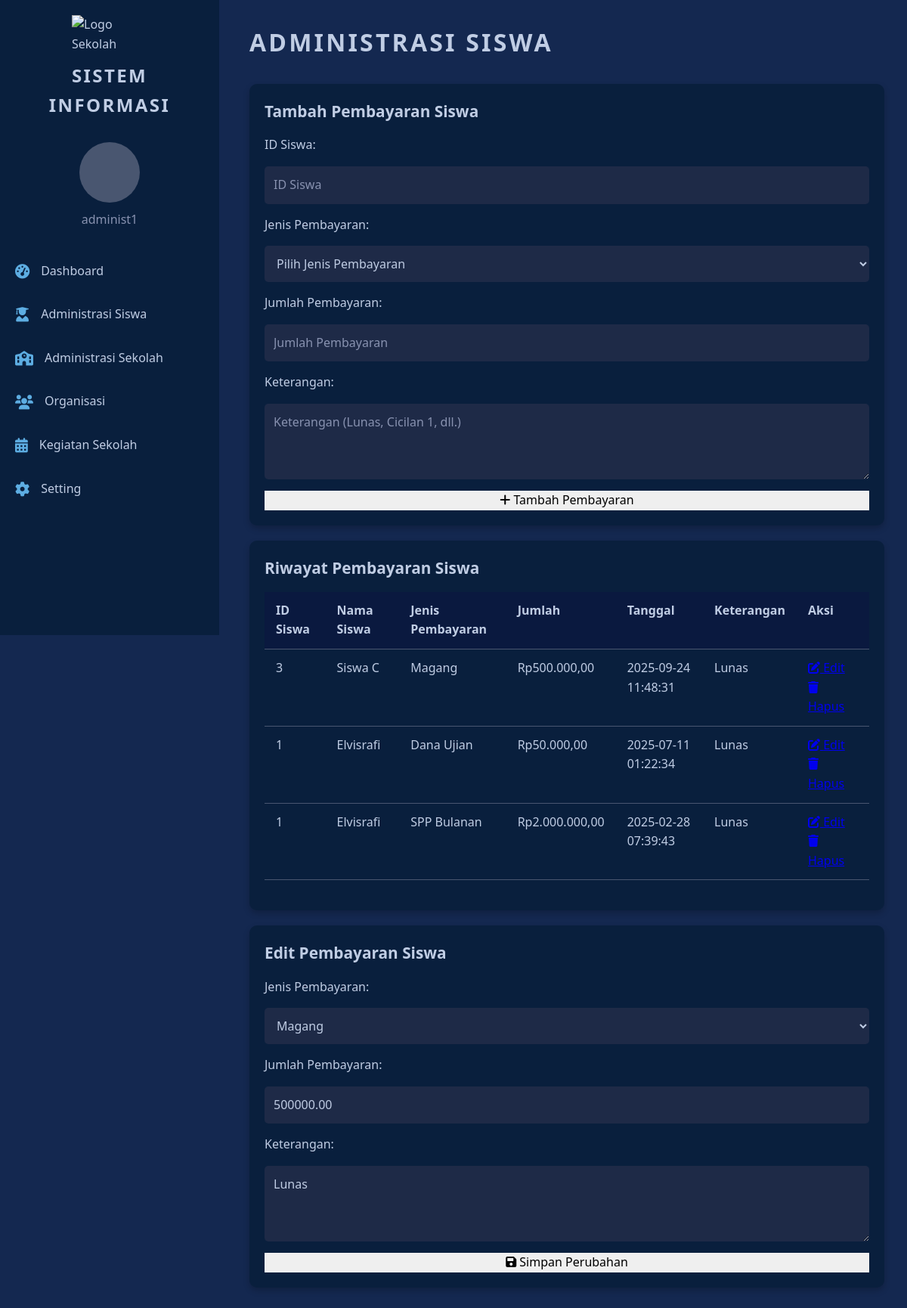
The app's page /administrasi_siswa.php?edit_payment_id=3 (signed in) with its own data.
### tables this page shows
CREATE TABLE `payments` (
  `id` int(11) NOT NULL,
  `student_id` int(11) NOT NULL,
  `amount` decimal(10,2) NOT NULL,
  `date` timestamp NOT NULL DEFAULT current_timestamp(),
  `keterangan` varchar(255) DEFAULT NULL,
  `administrasi_id` int(11) DEFAULT NULL
);

CREATE TABLE `students` (
  `id` int(11) NOT NULL,
  `name` varchar(100) NOT NULL,
  `username` varchar(50) NOT NULL,
  `class_id` int(11) NOT NULL,
  `created_at` timestamp NOT NULL DEFAULT current_timestamp(),
  `nisn` varchar(20) DEFAULT NULL,
  `tempat_lahir` varchar(100) DEFAULT NULL,
  `tanggal_lahir` date DEFAULT NULL,
  `jenis_kelamin` enum('L','P') DEFAULT NULL,
  `agama` varchar(50) DEFAULT NULL,
  `status_keluarga` varchar(50) DEFAULT NULL,
  `anak_ke` int(11) DEFAULT NULL,
  `alamat` text DEFAULT NULL,
  `nomor_telepon` varchar(15) DEFAULT NULL,
  `sekolah_asal` varchar(100) DEFAULT NULL,
  `diterima_di_kelas` varchar(10) DEFAULT NULL,
  `tanggal_diterima` date DEFAULT NULL,
  `nama_orang_tua` varchar(100) DEFAULT NULL,
  `alamat_orang_tua` text DEFAULT NULL,
  `nama_wali` varchar(100) DEFAULT NULL,
  `alamat_wali` varchar(255) DEFAULT NULL,
  `pekerjaan_wali` varchar(100) DEFAULT NULL,
  `nama_ayah` varchar(100) DEFAULT NULL,
  `nama_ibu` varchar(100) DEFAULT NULL,
  `pekerjaan_ayah` varchar(100) DEFAULT NULL,
  `pekerjaan_ibu` varchar(100) DEFAULT NULL,
  `profile_picture` varchar(255) DEFAULT NULL
);

### administrasi_siswa.php (the view, shortened to what this page needs)
<?php
include 'config.php';
$username = $_SESSION['username'];
$siswa_pembayaran = $conn->query("SELECT s.id, s.name, p.amount, p.date, p.id AS payment_id, p.keterangan, a.title AS jenis_pembayaran
                                    FROM students s
                                    JOIN payments p ON s.id = p.student_id
                                    JOIN administrations a ON p.administrasi_id = a.id
                                    ORDER BY p.date DESC");
$jenis_pembayaran_query = $conn->query("SELECT id, title FROM administrations");
?>
<!DOCTYPE html>
<html lang="en">
<head>
    <link rel="stylesheet" href="https://cdnjs.cloudflare.com/ajax/libs/font-awesome/6.0.0-beta3/css/all.min.css">
</head>
<body>
    <div class="sidebar">
        <img src="images/Logo SMK.png" alt="Logo Sekolah" class="logo">
        <h2>SISTEM INFORMASI</h2>
        <div class="user-info">
            <div class="profile-picture">
            </div>
            <span><?php echo htmlspecialchars($username); ?></span>
        </div>
        <a href="administrasi_dashboard.php"><i class="fas fa-tachometer-alt"></i> Dashboard</a>
        <a href="administrasi_siswa.php"><i class="fas fa-user-graduate"></i> Administrasi Siswa</a>
        <a href="administrasi_sekolah.php"><i class="fas fa-school"></i> Administrasi Sekolah</a>
        <a href="administrasi_organisasi.php"><i class="fas fa-users"></i> Organisasi</a>
        <a href="administrasi_kegiatan.php"><i class="fas fa-calendar-alt"></i> Kegiatan Sekolah</a>
        <a href="#" onclick="toggleSetting()"><i class="fas fa-cog"></i> Setting</a>
    </div>
    <div class="container">
        <h2 class="dashboard-title">ADMINISTRASI SISWA</h2>
        <div class="card">
            <h3>Tambah Pembayaran Siswa</h3>
            <form method="POST" class="form-container">
                <label for="student_id">ID Siswa:</label>
                <input type="number" name="student_id" placeholder="ID Siswa" required>
                <label for="administrasi_id">Jenis Pembayaran:</label>
                <select name="administrasi_id" required>
                    <option value="">Pilih Jenis Pembayaran</option>
                </select>
                <label for="amount">Jumlah Pembayaran:</label>
                <input type="number" name="amount" placeholder="Jumlah Pembayaran" required>
                <label for="keterangan">Keterangan:</label>
                <textarea name="keterangan" placeholder="Keterangan (Lunas, Cicilan 1, dll.)" required></textarea>
                <button type="submit"><i class="fas fa-plus"></i> Tambah Pembayaran</button>
            </form>
        </div>
        <div class="card">
            <h3>Riwayat Pembayaran Siswa</h3>
            <table>
                <thead>
                    <tr>
                        <th>ID Siswa</th>
                        <th>Nama Siswa</th>
                        <th>Jenis Pembayaran</th>
                        <th>Jumlah</th>
                        <th>Tanggal</th>
                        <th>Keterangan</th>
                        <th>Aksi</th>
                    </tr>
                </thead>
                <tbody>
                    <?php if ($siswa_pembayaran->num_rows > 0) : ?>
                        <?php
                        mysqli_data_seek($siswa_pembayaran, 0);
                        while ($row = $siswa_pembayaran->fetch_assoc()) : ?>
                            <tr>
                                <td><?= htmlspecialchars($row['id']) ?></td>
                                <td><?= htmlspecialchars($row['name']) ?></td>
                                <td><?= htmlspecialchars($row['jenis_pembayaran']) ?></td>
                                <td>Rp<?= number_format(htmlspecialchars($row['amount']), 2, ',', '.') ?></td>
                                <td><?= htmlspecialchars($row['date']) ?></td>
                                <td><?= htmlspecialchars($row['keterangan']) ?></td>
                                <td>
                                    <a href="?edit_payment_id=<?= htmlspecialchars($row['payment_id']) ?>"><i class="fas fa-edit"></i> Edit</a>
                                    <a href="?delete_payment_id=<?= htmlspecialchars($row['payment_id']) ?>" onclick="return confirm('Apakah Anda yakin ingin menghapus pembayaran ini?')"><i class="fas fa-trash"></i> Hapus</a>
                                </td>
                            </tr>
                        <?php endwhile; ?>
                    <?php else : ?>
                        <tr>
                            <td colspan="7">Tidak ada data pembayaran siswa.</td>
                        </tr>
                    <?php endif; ?>
                </tbody>
            </table>
        </div>
        <?php
        if (isset($_GET['edit_payment_id'])) {
            $edit_payment_id = $_GET['edit_payment_id'];
            $edit_query = $conn->query("SELECT * FROM payments WHERE id = '$edit_payment_id'");
            if ($edit_query->num_rows == 1) {
                $edit_data = $edit_query->fetch_assoc();
        ?>
                <div class="card">
                    <h3>Edit Pembayaran Siswa</h3>
                    <form method="POST" class="form-container">
                        <label for="edit_administrasi_id">Jenis Pembayaran:</label>
                        <select name="edit_administrasi_id" required>
                            <?php
                            if ($jenis_pembayaran_query->num_rows > 0) {
                                mysqli_data_seek($jenis_pembayaran_query, 0);
                            }
                            while ($jenis = $jenis_pembayaran_query->fetch_assoc()) : ?>
                                <option value="<?= htmlspecialchars($jenis['id']) ?>" <?= ($edit_data['administrasi_id'] == $jenis['id']) ? 'selected' : '' ?>>
                                    <?= htmlspecialchars($jenis['title']) ?>
                                </option>
                            <?php endwhile; ?>
                        </select>
                        <label for="edit_amount">Jumlah Pembayaran:</label>
                        <input type="number" name="edit_amount" placeholder="Jumlah Pembayaran" value="<?= htmlspecialchars($edit_data['amount']) ?>" required>
                        <label for="edit_keterangan">Keterangan:</label>
                        <textarea name="edit_keterangan" placeholder="Keterangan (Lunas, Cicilan 1, dll.)" required><?= htmlspecialchars($edit_data['keterangan']) ?></textarea>
                        <button type="submit"><i class="fas fa-save"></i> Simpan Perubahan</button>
                    </form>
                </div>
        <?php
            } else {
                echo "<p>Data pembayaran tidak ditemukan.</p>";
            }
        }
        ?>
    </div>
</body>
</html>

### administrasi_siswa.php (style rules this page uses)
body, h1, h2, h3, p, ul, li, button, table, th, td, input, select, textarea { margin: 0; padding: 0; border: 0; font-size: 100%; font: inherit; vertical-align: baseline; box-sizing: border-box; }
body { font-family: 'Segoe UI', Tahoma, Geneva, Verdana, sans-serif; background-color: #142850; color: #c0cde4; line-height: 1.6; overflow-x: hidden; display: flex; min-height: 100vh; }
.sidebar { width: 250px; background-color: #091f3d; padding: 20px; display: flex; flex-direction: column; align-items: center; position: fixed; height: 100vh; overflow-y: auto; scrollbar-width: none; -ms-overflow-style: none; }
.logo { width: 100px; margin-bottom: 10px; }
.sidebar h2 { font-size: 1.5em; font-weight: 600; color: #c0cde4; margin-bottom: 30px; text-transform: uppercase; letter-spacing: 0.1em; text-align: center; width: 100%; }
.user-info { display: flex; flex-direction: column; align-items: center; margin-bottom: 30px; }
.profile-picture { width: 80px; height: 80px; border-radius: 50%; background-color: #495670; margin-bottom: 10px; }
.user-info span { font-size: 1em; color: #8892b0; }
.sidebar a { display: flex; align-items: center; width: 100%; padding: 12px; margin-bottom: 8px; background-color: transparent; color: #c0cde4; text-decoration: none; border-radius: 8px; transition: background-color 0.3s ease; }
.sidebar a i { margin-right: 15px; font-size: 1.2em; color: #5dade2; }
.container { flex: 1; padding: 30px; margin-left: 300px; }
.dashboard-title { font-size: 2em; font-weight: 700; color: #c0cde4; letter-spacing: 0.1em; margin-bottom: 30px; text-transform: uppercase; text-align: left; }
.card { background-color: #091f3d; border-radius: 10px; padding: 20px; margin-bottom: 20px; box-shadow: 0 4px 8px rgba(0, 0, 0, 0.2); }
.card h3 { font-size: 1.3em; font-weight: 600; color: #c0cde4; margin-bottom: 15px; }
table { width: 100%; border-collapse: collapse; margin-bottom: 20px; }
th, td { padding: 12px 15px; text-align: left; border-bottom: 1px solid #495670; }
th { background-color: #0a193f; color: #c0cde4; font-weight: 600; }
.form-container { display: flex; flex-direction: column; gap: 15px; }
.form-container input, .form-container textarea, .form-container select { padding: 12px; border: none; border-radius: 5px; background-color: #1e2a47; color: #c0cde4; font-family: 'Segoe UI', Tahoma, Geneva, Verdana, sans-serif; font-size: 1em; outline: none; resize: vertical; }
.form-container input::placeholder, .form-container textarea::placeholder, .form-container select::placeholder { color: #8892b0; }
.form-container textarea { height: 100px; }

### records on screen
payments: student "3", student.name "Siswa C", administrasi.title "Magang", amount "500.000,00", date "2025-09-24 11:48:31", keterangan "Lunas", edit_administrasi_id "Magang", edit_amount "500000.00", edit_keterangan "Lunas"
payments: student "1", student.name "Elvisrafi", administrasi.title "Dana Ujian", amount "50.000,00", date "2025-07-11 01:22:34", keterangan "Lunas"
payments: student "1", student.name "Elvisrafi", administrasi.title "SPP Bulanan", amount "2.000.000,00", date "2025-02-28 07:39:43", keterangan "Lunas"

### other values on screen
$username "administ1"
